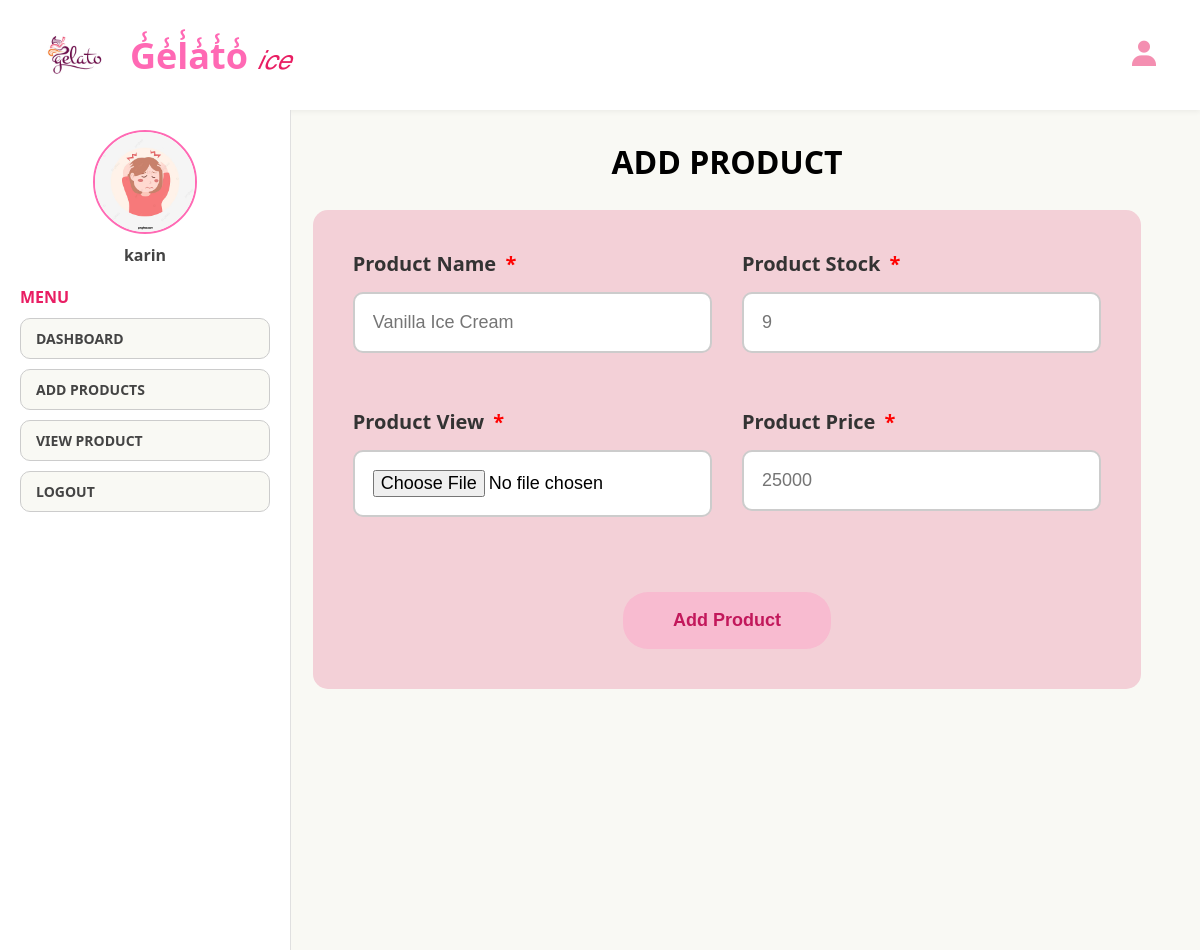
The page /admin_panel/add_products.php (signed in) on the database its author committed.
### tables this page shows
CREATE TABLE `sellers` (
  `id` int(20) NOT NULL,
  `name` varchar(50) NOT NULL,
  `email` varchar(50) NOT NULL,
  `password` varchar(50) NOT NULL,
  `image` varchar(100) NOT NULL
);

### admin_panel/add_products.php (the view, shortened to what this page needs)
<?php
include '../components/connect.php';
$seller_id = $_SESSION['seller_id'] ?? '';
?>
<!DOCTYPE html>
<html lang="id">
<head>
  <link href='https://unpkg.com/boxicons@2.1.4/css/boxicons.min.css' rel='stylesheet'>
</head>
<body>
<?php
  $profile_img = 'default_avatar.png';
  $seller_name = 'Guest';
  if ($seller_id) {
    $select_profile = $conn->prepare("SELECT * FROM sellers WHERE id = ?");
    $select_profile->execute([$seller_id]);
    if ($select_profile->rowCount() > 0) {
      $fetch_profile = $select_profile->fetch(PDO::FETCH_ASSOC);
      $profile_img = !empty($fetch_profile['image']) ? $fetch_profile['image'] : 'default_avatar.png';
      $seller_name = htmlspecialchars($fetch_profile['name']);
    }
  }
?>
<div class="top-bar">
  <div class="logo-container">
    <img src="../image/logo.jpeg" alt="Logo">
    <div class="logo-text">G̾e̾l̾a̾t̾o̾ <span class="highlight">𝑖𝑐𝑒</span></div>
  </div>
  <div class="user-icon">
    <i class='bx bxs-user' onclick="toggleUserPopup()"></i>
  </div>
</div>
<div class="main-layout">
  <div class="sidebar">
    <img src="../uploaded_files/<?= $profile_img; ?>" alt="Profile">
    <div class="name"><?= $seller_name; ?></div>
    <div class="menu-title">MENU</div>
    <div class="menu">
      <a href="dashboard.php">DASHBOARD</a>
      <a href="add_products.php">ADD PRODUCTS</a>
      <a href="view_product.php">VIEW PRODUCT</a>
      <a href="../admin_panel/home.php" onclick="return confirm('Logout from this website?');">LOGOUT</a>
    </div>
  </div>
  <div class="main-container">
    <section class="post-editor">
      <div class="heading">
        <h1>Add Product</h1>
      </div>
      <div class="form-container">
        <form action="" method="post" enctype="multipart/form-data" class="form-box" style="margin-top: 20px;">
          <div class="input-field">
            <p>Product Name <span class="required">*</span></p>
            <input type="text" name="name" maxlength="100" placeholder="Vanilla Ice Cream" required class="box">
          </div>
          <div class="input-field">
            <p>Product Stock <span class="required">*</span></p>
            <input type="number" name="stock" min="0" placeholder="9" required class="box">
          </div>
          <div class="input-field">
            <p>Product View <span class="required">*</span></p>
            <input type="file" name="image" accept="image/*" required class="box">
          </div>
          <div class="input-field">
            <p>Product Price <span class="required">*</span></p>
            <input type="number" name="price" min="0" placeholder="25000" required class="box">
          </div>
          <div class="flex-btn">
            <input type="submit" name="publish" value="Add Product" class="btn">
          </div>
        </form>
      </div>
    </section>
  </div>
</div>
</body>
</html>

### admin_panel/add_products.php (style rules this page uses)
body { margin: 0; font-family: 'Segoe UI', sans-serif; background-color: #f9f9f4; }
.top-bar { background-color: #fff; padding: 20px 40px; display: flex; justify-content: space-between; align-items: center; box-shadow: 0 2px 5px rgba(0,0,0,0.05); }
.logo-container { display: flex; align-items: center; }
.logo-container img { height: 70px; margin-right: 20px; }
.logo-text { font-size: 36px; font-weight: bold; color: #ff69b4; }
.highlight { font-style: italic; font-weight: normal; font-size: 26px; color: #e91e63; }
.user-icon { position: relative; cursor: pointer; }
.user-icon i { font-size: 32px; color: #f48fb1; transition: 0.3s; }
.main-layout { display: flex; flex-wrap: wrap; }
.sidebar { width: 250px; background-color: #fff; border-right: 1px solid #e0e0e0; padding: 20px; min-height: 100vh; }
.sidebar img { width: 100px; height: 100px; border-radius: 50%; object-fit: cover; margin: 0 auto 10px auto; border: 2px solid #ff69b4; display: block; }
.sidebar .name { text-align: center; font-weight: bold; margin-bottom: 20px; color: #444; }
.menu-title { color: #e91e63; font-weight: bold; margin-bottom: 10px; }
.menu a { display: block; padding: 10px 15px; margin-bottom: 10px; background-color: #f9f9f4; border: 1px solid #ccc; border-radius: 10px; text-decoration: none; color: #444; font-weight: bold; transition: 0.3s; font-size: 14px; }
.heading { text-align: center; margin: 30px auto 10px; }
.heading h1 { font-size: 24px; color: #000; text-transform: uppercase; }
.btn { display: inline-block; padding: 6px 15px; background-color: #f8bbd0; color: #c2185b; border-radius: 16px; text-decoration: none; font-size: 13px; font-weight: bold; transition: background-color 0.3s, color 0.3s; }
.form-box { background-color: #F3D0D7; padding: 40px; border-radius: 15px; width: 95%; max-width: 1200px; margin: 30px auto; display: grid; grid-template-columns: repeat(2, 1fr); gap: 30px; box-sizing: border-box; }
.heading { grid-column: 1 / -1; text-align: center; margin-bottom: 20px; }
.heading h1 { font-size: 32px; color: #000; text-transform: uppercase; font-weight: bold; }
.input-field { margin-bottom: 25px; }
.input-field p { margin: 0 0 15px 0; font-size: 20px; font-weight: bold; color: #333; }
.box { width: 100%; padding: 18px; border-radius: 10px; border: 2px solid #ccc; font-size: 18px; background-color: #ffffff; box-sizing: border-box; }
.flex-btn { grid-column: 1 / -1; display: flex; justify-content: center; gap: 30px; margin-top: 20px; }
.btn { padding: 18px 50px; font-size: 18px; border-radius: 25px; background-color: #f8bbd0; color: #c2185b; border: none; cursor: pointer; font-weight: bold; transition: all 0.3s ease; }
.required { color: red; margin-left: 4px; }

### rows shown on the page
sellers: image (picture), name "karin"
